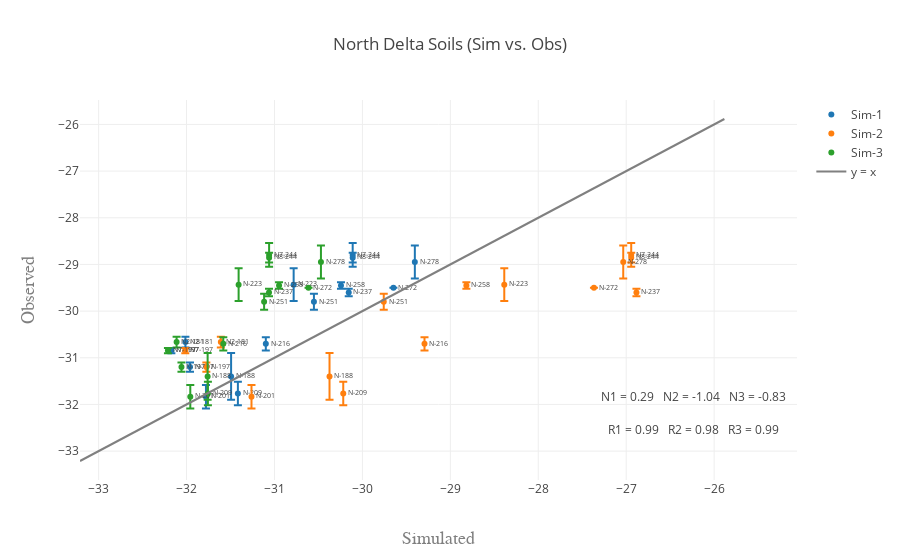

Notebook cell for this chart:
### Code cell
data = []
df = delta_dat.loc[delta_dat['Transect'] == 'N']
for folder in range(1, folders + 1):
    df1 = df.loc[df['IDsim'] == ('Sim-' + str(folder))]
    trace = get_scatter(df1, test_var, sd, name=('Sim-' + str(folder)))
    data.append(trace)
    
data.append(get_xy_line(df, test_var, delta=True))

fig = go.Figure(data=data, layout=get_layout(df, test_var, folders, title='North Delta Soils (Sim vs. Obs)', delta=True))
iplot(fig)

### Figure 1 — Plotly figure (JSON) as saved in the notebook; plotly's stock layout.template omitted (floating-point values rounded to 4 significant figures)
{"data": [{"error_y": {"array": [0.1136, 0.05583, 0.2553, 0.1061, 0.5, 0.1, 0.2517, 0.2517, 0.1414, 0.3512, 0.08165, 0.1732, 0.07071, null, 0.3536], "symmetric": true, "type": "data"}, "mode": "markers+text", "name": "Sim-1", "text": ["N2-181", "N7-197", "N7-244", "N8-244", "N-188", "N-197", "N-201", "N-209", "N-216", "N-223", "N-237", "N-251", "N-258", "N-272", "N-278"], "textfont": {"size": 7}, "textposition": "right", "type": "scatter", "x": [-32.01, -32.17, -30.11, -30.11, -31.49, -31.96, -31.78, -31.42, -31.1, -30.78, -30.16, -30.55, -30.24, -29.65, -29.4], "y": [-30.66, -30.85, -28.8, -28.86, -31.4, -31.2, -31.83, -31.77, -30.7, -29.43, -29.6, -29.8, -29.45, -29.5, -28.95]}, {"error_y": {"array": [0.1136, 0.05583, 0.2553, 0.1061, 0.5, 0.1, 0.2517, 0.2517, 0.1414, 0.3512, 0.08165, 0.1732, 0.07071, null, 0.3536], "symmetric": true, "type": "data"}, "mode": "markers+text", "name": "Sim-2", "text": ["N2-181", "N7-197", "N7-244", "N8-244", "N-188", "N-197", "N-201", "N-209", "N-216", "N-223", "N-237", "N-251", "N-258", "N-272", "N-278"], "textfont": {"size": 7}, "textposition": "right", "type": "scatter", "x": [-31.61, -32.01, -26.94, -26.94, -30.37, -31.77, -31.26, -30.22, -29.29, -28.39, -26.88, -29.76, -28.82, -27.37, -27.03], "y": [-30.66, -30.85, -28.8, -28.86, -31.4, -31.2, -31.83, -31.77, -30.7, -29.43, -29.6, -29.8, -29.45, -29.5, -28.95]}, {"error_y": {"array": [0.1136, 0.05583, 0.2553, 0.1061, 0.5, 0.1, 0.2517, 0.2517, 0.1414, 0.3512, 0.08165, 0.1732, 0.07071, null, 0.3536], "symmetric": true, "type": "data"}, "mode": "markers+text", "name": "Sim-3", "text": ["N2-181", "N7-197", "N7-244", "N8-244", "N-188", "N-197", "N-201", "N-209", "N-216", "N-223", "N-237", "N-251", "N-258", "N-272", "N-278"], "textfont": {"size": 7}, "textposition": "right", "type": "scatter", "x": [-32.11, -32.21, -31.06, -31.06, -31.76, -32.06, -31.96, -31.76, -31.58, -31.41, -31.06, -31.12, -30.95, -30.61, -30.47], "y": [-30.66, -30.85, -28.8, -28.86, -31.4, -31.2, -31.83, -31.77, -30.7, -29.43, -29.6, -29.8, -29.45, -29.5, -28.95]}, {"marker": {"color": "grey", "opacity": 0.9}, "mode": "lines", "name": "y = x", "type": "scatter", "x": [-33.21, -25.88], "y": [-33.21, -25.88]}], "layout": {"annotations": [{"showarrow": false, "text": "R1 = 0.99\n \nR2 = 0.98\n \nR3 = 0.99\n \n", "x": -26.18, "y": -32.53}, {"showarrow": false, "text": "N1 = 0.29\n \nN2 = -1.04\n \nN3 = -0.83\n \n", "x": -26.18, "y": -31.83}], "showlegend": true, "title": "North Delta Soils (Sim vs. Obs)", "xaxis": {"title": "Simulated", "titlefont": {"color": "#7f7f7f", "family": "Courier New, monospace", "size": 18}}, "yaxis": {"title": "Observed", "titlefont": {"color": "#7f7f7f", "family": "Courier New, monospace", "size": 18}}}}
